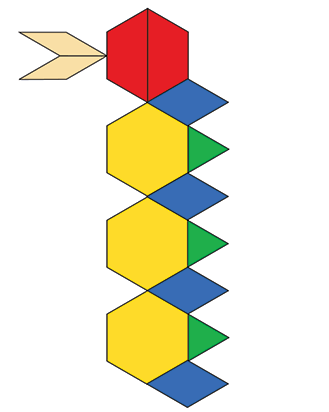
#> input picture images/image1.png, 329 x 412 px, found by its file name
$ jupyter execute 'preprocessing image1.ipynb'   (older library calls are emulated)
#> lines starting #> are read from the running program, lines starting #| are printed output that depends on the picture; after the words box and inside, x2 and y2 are one past the last pixel; in counts of white or black regions, pixels touching at a corner belong together
[cell 1]
import cv2

[cell 2]
import numpy as np

[cell 3]
import matplotlib.pyplot as plt

[cell 4]
class ImagePreprocessor:
    """Handles all preprocessing steps for blocks world images"""

    def __init__(self, edge_threshold=30, vertical_tolerance=15):
        self.edge_threshold = edge_threshold
        self.vertical_tolerance = vertical_tolerance

    def preprocess_image(self, img):
        """
        Convert image to binary and extract edges with gradients
        """
        # Convert to grayscale
        gray = cv2.cvtColor(img, cv2.COLOR_BGR2GRAY)

        # Gaussian blur to reduce noise
        blurred = cv2.GaussianBlur(gray, (5, 5), 0)

        # Otsu thresholding for binary segmentation
        _, binary = cv2.threshold(blurred, 0, 255, cv2.THRESH_BINARY + cv2.THRESH_OTSU)

        # Invert so objects are white, background is black
        binary = 255 - binary

        # Compute image gradients using Sobel operators
        gx = cv2.Sobel(gray.astype(float), cv2.CV_64F, 1, 0, ksize=3)
        gy = cv2.Sobel(gray.astype(float), cv2.CV_64F, 0, 1, ksize=3)

        # Calculate edge strength (gradient magnitude)
        edge_strength = np.sqrt(gx**2 + gy**2)

        # Calculate edge orientation (gradient direction)
        edge_angle = np.arctan2(gy, gx)  # Radians

        return binary, edge_strength, edge_angle, gx, gy

    def detect_edges(self, edge_strength):
        """
        Detect edge pixels by thresholding edge strength
        """
        edges = (edge_strength > self.edge_threshold).astype(np.uint8) * 255
        return edges

    def classify_edge_orientation(self, edge_angle):
        """
        Classify edges as vertical (3D vertical) or horizontal (3D horizontal)
        """
        angle_deg = np.abs(np.degrees(edge_angle))

        # Vertical edges: angle close to 90 degrees (±tolerance)
        vertical_mask = (angle_deg > (90 - self.vertical_tolerance)) & \
                       (angle_deg < (90 + self.vertical_tolerance))

        # Horizontal edges: everything else
        horizontal_mask = ~vertical_mask

        return vertical_mask, horizontal_mask

    def segment_figure_ground(self, img):
        """
        Segment image into figure (colored objects) and ground (white background)
        """
        # Convert to HSV for better color analysis
        hsv = cv2.cvtColor(img, cv2.COLOR_BGR2HSV)

        # Ground criteria: high brightness (V), low saturation (S)
        ground_mask = (hsv[:,:,2] > 200) & (hsv[:,:,1] < 50)

        # Figure is complement of ground
        figure_mask = ~ground_mask

        return figure_mask.astype(np.uint8), ground_mask.astype(np.uint8)

    def detect_contact_occlusion_edges(self, figure_mask, edges, edge_angle):
        """
        Detect contact edges and occlusion edges
        """
        h, w = figure_mask.shape
        contact_edges = np.zeros_like(edges)
        occlusion_edges = np.zeros_like(edges)

        # Identify horizontal edges (small angle from horizontal axis)
        angle_deg = np.abs(np.degrees(edge_angle))
        horizontal_edges = (angle_deg < 15) | (angle_deg > 165)

        # Scan each vertical line from top to bottom
        for x in range(w):
            in_figure = False
            for y in range(h):
                # Check horizontal edges only
                if edges[y, x] > 0 and horizontal_edges[y, x]:
                    # Determine transition type
                    if not in_figure and figure_mask[y, x] > 0:
                        # Transition: ground → figure = occlusion edge
                        occlusion_edges[y, x] = 255
                        in_figure = True
                    elif in_figure and figure_mask[y, x] == 0:
                        # Transition: figure → ground = contact edge
                        contact_edges[y, x] = 255
                        in_figure = False

        return contact_edges, occlusion_edges

    def process(self, img):
        """
        Complete preprocessing pipeline
        """
        # Step 1: Basic preprocessing
        binary, edge_strength, edge_angle, gx, gy = self.preprocess_image(img)

        # Step 2: Edge detection
        edges = self.detect_edges(edge_strength)

        # Step 3: Edge orientation classification
        vertical_mask, horizontal_mask = self.classify_edge_orientation(edge_angle)

        # Step 4: Figure/ground segmentation
        figure_mask, ground_mask = self.segment_figure_ground(img)

        # Step 5: Contact and occlusion edge detection
        contact_edges, occlusion_edges = self.detect_contact_occlusion_edges(
            figure_mask, edges, edge_angle)

        return {
            'binary': binary,
            'edge_strength': edge_strength,
            'edge_angle': edge_angle,
            'edges': edges,
            'gx': gx,
            'gy': gy,
            'vertical_mask': vertical_mask,
            'horizontal_mask': horizontal_mask,
            'figure_mask': figure_mask,
            'ground_mask': ground_mask,
            'contact_edges': contact_edges,
            'occlusion_edges': occlusion_edges
        }

    def visualize_preprocessing(self, img, results, save_path='preprocessing_results.png'):
        """
        Visualize all preprocessing results
        """
        fig, axes = plt.subplots(3, 3, figsize=(15, 15))

        # Original image
        axes[0, 0].imshow(cv2.cvtColor(img, cv2.COLOR_BGR2RGB))
        axes[0, 0].set_title('Original Image')
        axes[0, 0].axis('off')

        # Binary segmentation
        axes[0, 1].imshow(results['binary'], cmap='gray')
        axes[0, 1].set_title('Binary Image')
        axes[0, 1].axis('off')

        # Edge strength
        axes[0, 2].imshow(results['edge_strength'], cmap='hot')
        axes[0, 2].set_title('Edge Strength')
        axes[0, 2].axis('off')

        # Detected edges
        axes[1, 0].imshow(results['edges'], cmap='gray')
        axes[1, 0].set_title('Detected Edges')
        axes[1, 0].axis('off')

        # Edge classification
        edge_viz = np.zeros((*results['edges'].shape, 3), dtype=np.uint8)
        edge_mask = results['edges'] > 0
        edge_viz[results['vertical_mask'] & edge_mask] = [0, 255, 0]  # Green
        edge_viz[results['horizontal_mask'] & edge_mask] = [255, 0, 0]  # Red
        axes[1, 1].imshow(edge_viz)
        axes[1, 1].set_title('Edge Classification\n(Green=Vertical, Red=Horizontal)')
        axes[1, 1].axis('off')

        # Figure/ground segmentation
        axes[1, 2].imshow(results['figure_mask'], cmap='gray')
        axes[1, 2].set_title('Figure Mask')
        axes[1, 2].axis('off')

        # Contact edges
        axes[2, 0].imshow(results['contact_edges'], cmap='gray')
        axes[2, 0].set_title('Contact Edges (Z=0)')
        axes[2, 0].axis('off')

        # Occlusion edges
        axes[2, 1].imshow(results['occlusion_edges'], cmap='gray')
        axes[2, 1].set_title('Occlusion Edges')
        axes[2, 1].axis('off')

        # Combined edge types
        combined_viz = np.zeros((*results['edges'].shape, 3), dtype=np.uint8)
        combined_viz[results['contact_edges'] > 0] = [0, 255, 0]  # Green
        combined_viz[results['occlusion_edges'] > 0] = [255, 0, 0]  # Red
        axes[2, 2].imshow(combined_viz)
        axes[2, 2].set_title('Edge Types\n(Green=Contact, Red=Occlusion)')
        axes[2, 2].axis('off')

        plt.tight_layout()
        plt.savefig(save_path, dpi=150, bbox_inches='tight')
        plt.show()

        print(f"Preprocessing visualization saved to '{save_path}'")

[cell 5]
if __name__ == "__main__":
    import os

    # Choose the image to process
    img_path = "image1.png"

    # Check file exists
    if not os.path.exists(img_path):
        print(f"File not found: {img_path}")
        exit()

    # Create preprocessor
    preprocessor = ImagePreprocessor(edge_threshold=30, vertical_tolerance=15)

    print(f"\nProcessing {img_path}...")

    # Load image
    img = cv2.imread(img_path)
#> img is the input picture: shape (412, 329, 3); mean B, G, R 207, 227.4, 234.4

    # Run preprocessing
    results = preprocessor.process(img)
#> in preprocess_image, `blurred = cv2.GaussianBlur(gray, (5, 5), 0)`:
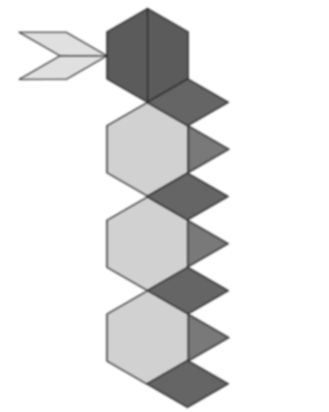
#> blurred: shape (412, 329); min 53, max 255, mean 227.2
#> in preprocess_image, `_, binary = cv2.threshold(blurred, 0, 255, cv2.THRESH_BINARY + cv2.THR..`:
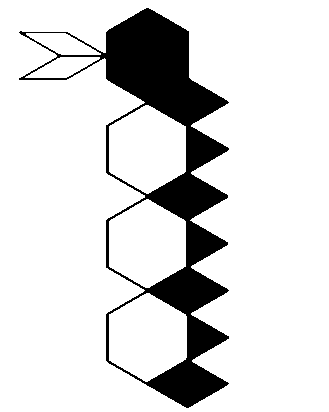
#> binary: shape (412, 329); 85.7% white; 1 black region, box (x1, y1, x2, y2) and area: (19, 8, 229, 408) 19323
#> in preprocess_image, `edge_strength = np.sqrt(gx**2 + gy**2)`:
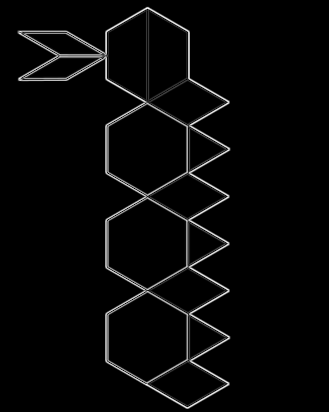
#> edge_strength: shape (412, 329) float64; min 0, max 981, mean 26.9; drawn with min black and max white
#> in preprocess_image, `edge_angle = np.arctan2(gy, gx)`:
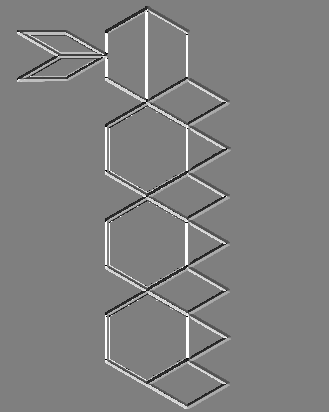
#> edge_angle: shape (412, 329) float64; min -3.14, max 3.14, mean 0.0288; drawn with min black and max white
#> in detect_edges, `edges = (edge_strength > self.edge_threshold).astype(np.uint8) * 255`:
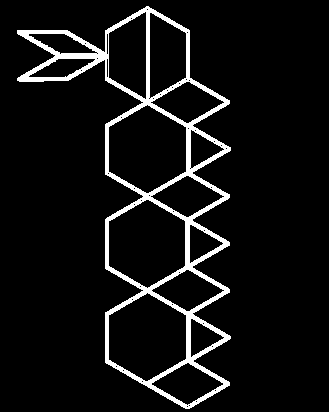
#> edges: shape (412, 329); 7.1% white; 1 white region, box (x1, y1, x2, y2) and area: (17, 6, 231, 409) 9670
#> in classify_edge_orientation, `angle_deg = np.abs(np.degrees(edge_angle))`:
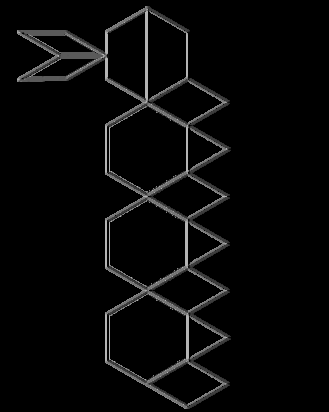
#> angle_deg: shape (412, 329) float64; min 0, max 180, mean 8
#> in classify_edge_orientation, `vertical_mask = (angle_deg > (90 - self.vertical_tolerance)) & \ (angl..`: vertical_mask: shape (412, 329) bool; 0.8% white; 290 white regions (287 under 20 px), largest, box (x1, y1, x2, y2) and area: (59, 51, 103, 59) 275, (19, 30, 67, 36) 244, (19, 76, 67, 82) 228
#> in segment_figure_ground, `hsv = cv2.cvtColor(img, cv2.COLOR_BGR2HSV)`: hsv: shape (412, 329, 3); mean H, S, V 19, 51.6, 244
#> in segment_figure_ground, `ground_mask = (hsv[:,:,2] > 200) & (hsv[:,:,1] < 50)`:
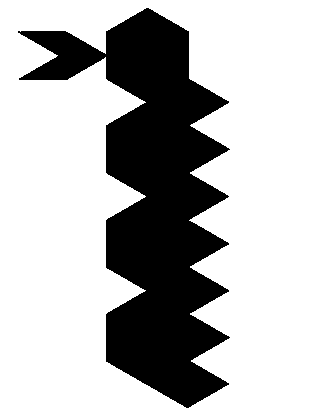
#> ground_mask: shape (412, 329) bool; 72.8% white; 1 black region, box (x1, y1, x2, y2) and area: (18, 8, 230, 408) 36819
#> in detect_contact_occlusion_edges, `horizontal_edges = (angle_deg < 15) | (angle_deg > 165)`:
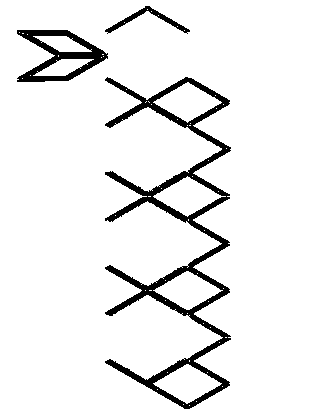
#> horizontal_edges: shape (412, 329) bool; 93% white; 3 black regions, box (x1, y1, x2, y2) and area: (105, 77, 231, 409) 7261, (17, 30, 108, 82) 1772, (105, 6, 190, 34) 448
#> after the loop in detect_contact_occlusion_edges, `for x in range(w):`:
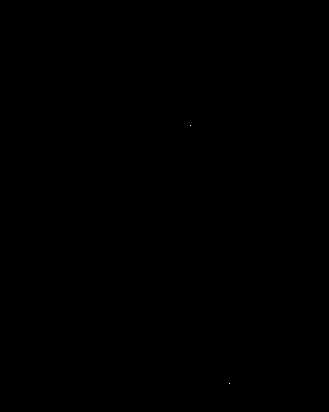
#> contact_edges: shape (412, 329); 0% white in thin lines or dots, all inside (x1, y1, x2, y2) = (190, 125, 230, 384)
#> after the loop in detect_contact_occlusion_edges, `for x in range(w):`: occlusion_edges: shape (412, 329); 0.04% white in thin lines or dots, all inside (x1, y1, x2, y2) = (19, 11, 230, 405)
#> results = 12 items

    # Visualize results
    preprocessor.visualize_preprocessing(
        img,
        results,
        save_path=f'preprocessing_{os.path.basename(img_path)}'
    )
#> in visualize_preprocessing, `plt.savefig(save_path, dpi=150, bbox_inches='tight')`:
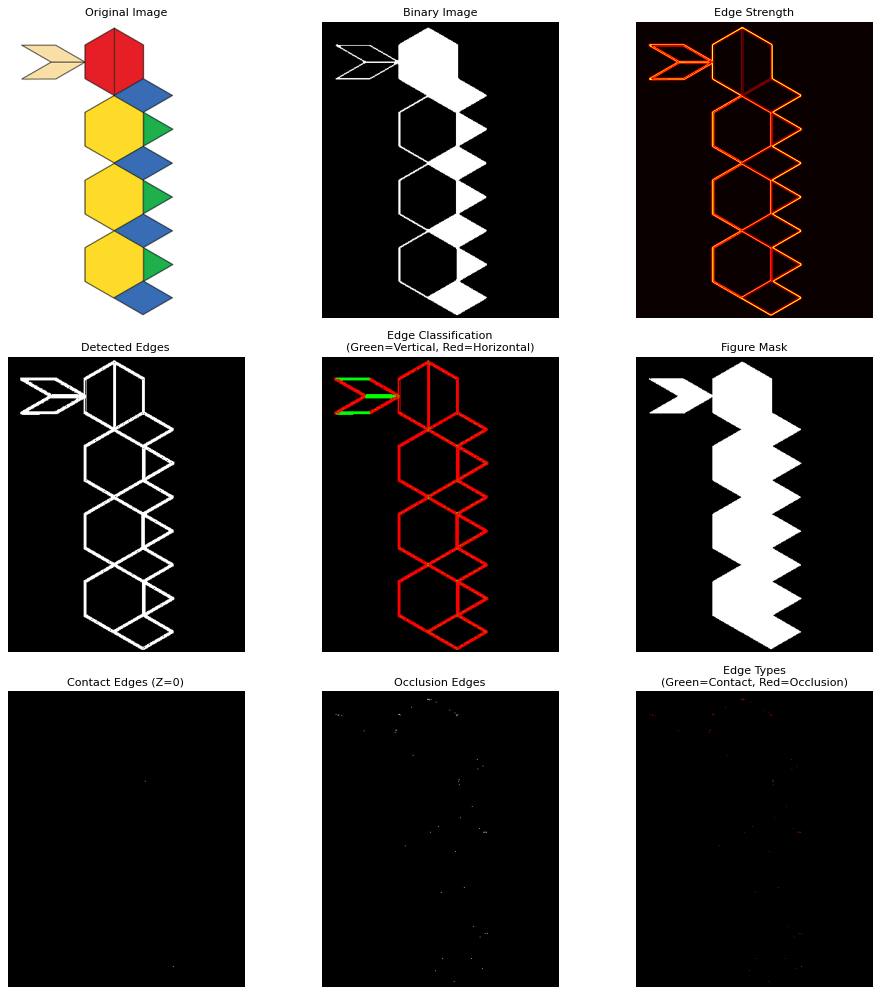
#> figure drawn by matplotlib, 9 panels

    # Print stats
    print(f"  Edges detected: {np.sum(results['edges'] > 0)}")
#|   Edges detected: 9670
    print(f"  Vertical edges: {np.sum(results['vertical_mask'] & (results['edges'] > 0))}")
#|   Vertical edges: 874
    print(f"  Horizontal edges: {np.sum(results['horizontal_mask'] & (results['edges'] > 0))}")
#|   Horizontal edges: 8796
    print(f"  Contact edges: {np.sum(results['contact_edges'] > 0)}")
#|   Contact edges: 2
    print(f"  Occlusion edges: {np.sum(results['occlusion_edges'] > 0)}")
#|   Occlusion edges: 52

    print("\nPREPROCESSING COMPLETE")

$ run again, with images/image3.png copied over images/image1.png
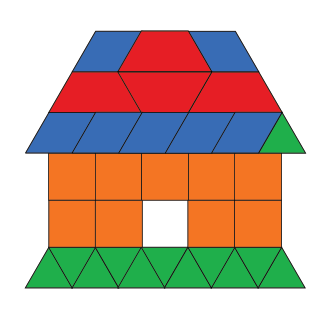
#> input picture images/image3.png, 334 x 310 px, found by its file name
#> img is the input picture: shape (310, 334, 3); mean B, G, R 157, 172.5, 196
#> edges: shape (310, 334); 11.7% white; 1 white region, box (x1, y1, x2, y2) and area: (23, 29, 308, 290) 12111
#> vertical_mask: shape (310, 334) bool; 5.6% white; 55 white regions (36 under 20 px), largest, box (x1, y1, x2, y2) and area: (25, 286, 305, 290) 1056, (26, 151, 305, 155) 1032, (96, 29, 235, 33) 542
#> hsv: shape (310, 334, 3); mean H, S, V 42.5, 108.1, 225.5
#> ground_mask: shape (310, 334) bool; 45.2% white; 2 white regions, box (x1, y1, x2, y2) and area: (0, 0, 334, 310) 44815, (143, 201, 187, 247) 2024
#> in detect_contact_occlusion_edges, `horizontal_edges = (angle_deg < 15) | (angle_deg > 165)`:
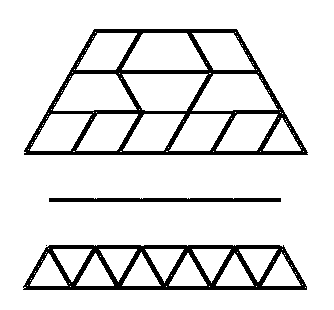
#> horizontal_edges: shape (310, 334) bool; 88.8% white; 4 black regions (1 under 20 px), largest, box (x1, y1, x2, y2) and area: (24, 29, 308, 155) 6249, (23, 245, 307, 290) 4455, (49, 198, 281, 202) 921
#> results = 12 items
#|   Edges detected: 12111
#|   Vertical edges: 5578
#|   Horizontal edges: 6533
#|   Contact edges: 2
#|   Occlusion edges: 107
